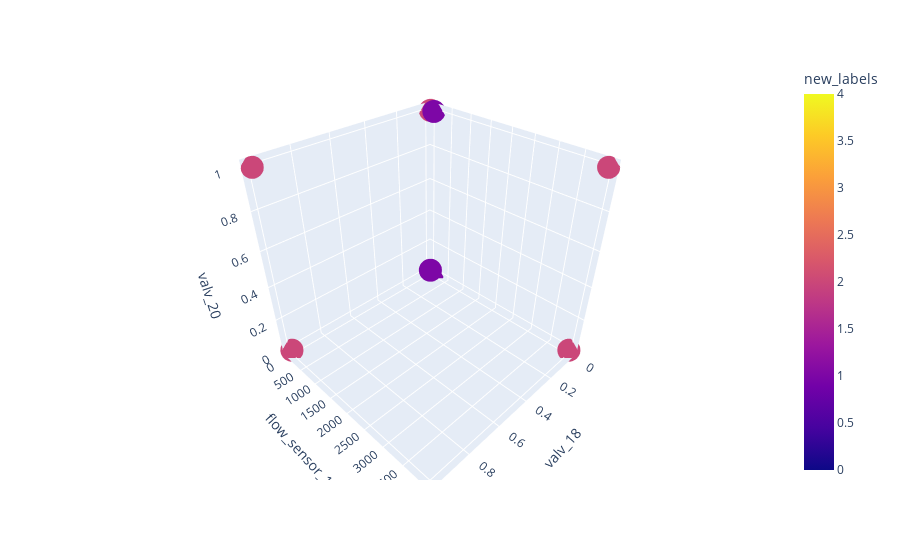

Source (notebook cell):
### Code cell
import plotly.express as px

df_plot = df_physical_prepared.copy()
df_plot["new_labels"] = df_physical_labels["new_labels"]

fig = px.scatter_3d(df_plot, x='valv_18', y='flow_sensor_1', z='valv_20', color='new_labels')
fig.show()

### Figure 1 — Plotly figure (JSON) as saved in the notebook; plotly's stock layout.template omitted (floating-point values rounded to 4 significant figures; data arrays with more than 128 entries replaced by an {"elided": "..."} marker saying what was removed)
{"data": [{"hovertemplate": "valv_18=%{x}<br>flow_sensor_1=%{y}<br>valv_20=%{z}<br>new_labels=%{marker.color}<extra></extra>", "legendgroup": "", "marker": {"color": {"elided": "9206 int values"}, "coloraxis": "coloraxis", "symbol": "circle"}, "mode": "markers", "name": "", "scene": "scene", "showlegend": false, "type": "scatter3d", "x": {"elided": "9206 int values"}, "y": {"elided": "9206 int values"}, "z": {"elided": "9206 int values"}}], "layout": {"coloraxis": {"colorbar": {"title": {"text": "new_labels"}}, "colorscale": [[0, "#0d0887"], [0.1111, "#46039f"], [0.2222, "#7201a8"], [0.3333, "#9c179e"], [0.4444, "#bd3786"], [0.5556, "#d8576b"], [0.6667, "#ed7953"], [0.7778, "#fb9f3a"], [0.8889, "#fdca26"], [1, "#f0f921"]]}, "legend": {"tracegroupgap": 0}, "margin": {"t": 60}, "scene": {"domain": {"x": [0, 1], "y": [0, 1]}, "xaxis": {"title": {"text": "valv_18"}}, "yaxis": {"title": {"text": "flow_sensor_1"}}, "zaxis": {"title": {"text": "valv_20"}}}}}
